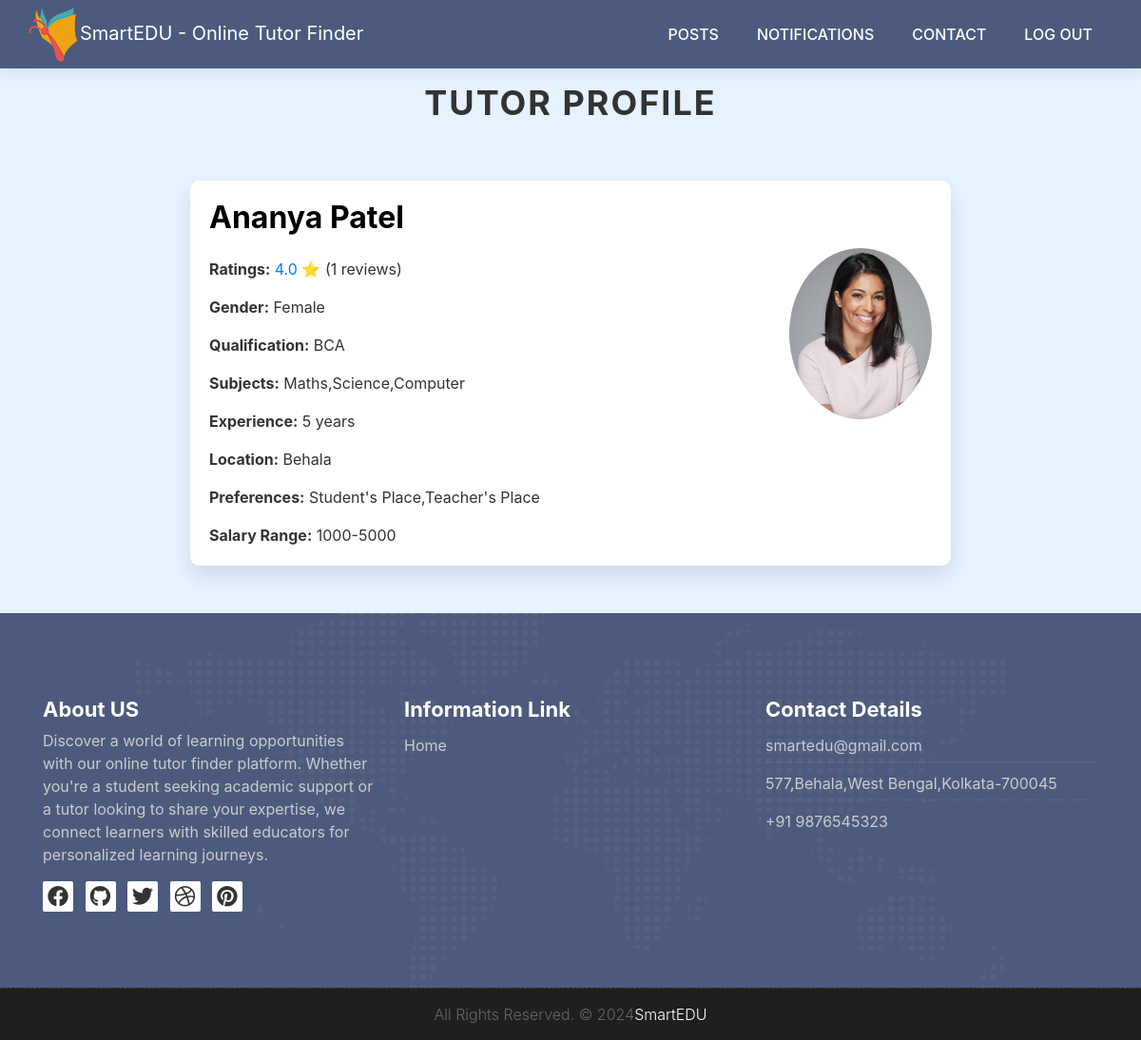
Screenshot of /teacher_profile.php?teacher_id=3 (signed in) with the database file from the repository.
### tables this page shows
CREATE TABLE `teachprofile` (
  `teid` int(11) NOT NULL,
  `name` varchar(255) NOT NULL,
  `timg` varchar(255) NOT NULL,
  `gender` varchar(255) NOT NULL,
  `qualification` varchar(255) NOT NULL,
  `subjects` varchar(255) NOT NULL,
  `experience` varchar(255) NOT NULL,
  `location` varchar(255) NOT NULL,
  `preferences` varchar(255) NOT NULL,
  `salary` varchar(255) NOT NULL,
  `request` tinyint(1) DEFAULT 0
);

### teacher_profile.php (the view, shortened to what this page needs)
<?php
include("data/db.php");
if(isset($_GET['teacher_id'])) {
    $teacher_id = $_GET['teacher_id'];
    $query = "SELECT * FROM teachprofile WHERE teid = ?";
    $stmt = $con->prepare($query);
    $stmt->bind_param("i", $teacher_id);
    $stmt->execute();
    $result = $stmt->get_result();
    if($result->num_rows > 0) {
        $row = $result->fetch_assoc();
        $teacher_id = $row['teid'];
        $ratings_query = "SELECT AVG(rating) AS avg_rating, COUNT(*) AS num_reviews FROM reviews WHERE teacher_id = $teacher_id";
        $ratings_result = $con->query($ratings_query);
        $ratings_row = $ratings_result->fetch_assoc();
        $avg_rating = $ratings_row['avg_rating'];
        $num_reviews = $ratings_row['num_reviews'];
        ?>
<!DOCTYPE html>
<html lang="en">
    <link rel="stylesheet" href="css/bootstrap.min.css">
    <link rel="stylesheet" href="style.css">
    <link rel="stylesheet" href="css/versions.css">
    <link rel="stylesheet" href="css/responsive.css">
    <link rel="stylesheet" href="css/custom.css">
<link href="https://cdnjs.cloudflare.com/ajax/libs/font-awesome/5.15.4/css/all.min.css" rel="stylesheet">
<link rel="stylesheet" href="https://stackpath.bootstrapcdn.com/bootstrap/4.5.2/css/bootstrap.min.css">
</head>
<body class="host_version">
<?php include("inc/tutornav.php"); ?>
        <h1>Tutor Profile</h1>
            <div class="container1">
            <div class="card mb-3">
                    <div class="card-body">
                    <h2 class="card-title">
                    <?php echo $row['name']; ?>
                    </h2>
                    <img src="pics/<?php echo $row['timg']; ?>" alt="Profile Picture" style="width:150px; border-radius: 50%; float: right; margin-left: 10px; margin-top: -10px;">
                    <p class="card-text"><strong>Ratings:</strong>
    <a href="ratings_reviews.php?teacher_id=<?php echo $teacher_id; ?>">
        <?php echo number_format($avg_rating, 1); ?> ⭐
    </a>
    (<?php echo $num_reviews; ?> reviews)
</p>
                    <p class="card-text"><strong>Gender:</strong> <?php echo $row['gender']; ?></p>
                    <p class="card-text"><strong>Qualification:</strong> <?php echo $row['qualification']; ?></p>
                    <p class="card-text"><strong>Subjects:</strong> <?php echo $row['subjects']; ?></p>
                    <p class="card-text"><strong>Experience:</strong> <?php echo $row['experience']; ?> years</p>
                    <p class="card-text"><strong>Location:</strong> <?php echo $row['location']; ?></p>
                    <p class="card-text"><strong>Preferences:</strong> <?php echo $row['preferences']; ?></p>
                    <p class="card-text"><strong>Salary Range:</strong> <?php echo $row['salary']; ?></p>
            </div>
                        </div>
</div>
    <div class="copyrights">
        <div class="container">
            <div class="footer-distributed">
                <div class="footer-center">
                    <p class="footer-company-name">All Rights Reserved. &copy; 2024<a href="index.php">SmartEDU</a></p>
                </div>
            </div>
        </div>
    </div>
</body>
</html>
<?php
    } else {
        echo "<p>No tutor found.</p>";
    }
} else {
    echo "<p>Teacher ID not provided.</p>";
}
?>

### style.css (style rules this page uses)
body { color: #333333; font-size: 14px; font-family: 'Rubik', sans-serif; line-height: 1.80857; }
html, body { height: 100%; }
a { color: #1f1f1f; text-decoration: none !important; outline: none !important; -webkit-transition: all .3s ease-in-out; -moz-transition: all .3s ease-in-out; -ms-transition: all .3s ease-in-out; -o-transition: all .3s ease-in-out; transition: all .3s ease-in-out; }
h1, h2, h3, h4, h5, h6 { letter-spacing: 0; font-weight: normal; position: relative; padding: 0 0 10px 0; font-weight: normal; line-height: 120% !important; color: #1f1f1f; margin: 0 }
h1 { font-size: 24px }
h2 { font-size: 22px }
h3 { font-size: 18px }
a { color: #1f1f1f; text-decoration: none; outline: none; }
a, .btn { text-decoration: none !important; outline: none !important; -webkit-transition: all .3s ease-in-out; -moz-transition: all .3s ease-in-out; -ms-transition: all .3s ease-in-out; -o-transition: all .3s ease-in-out; transition: all .3s ease-in-out; }
.footer { padding: 90px 0 80px !important; color: #cccccc; background:#4c5a7d url('images/world-map.png') no-repeat center; }
.footer .widget-title { position: relative; display: block; margin-bottom: 10px; }
.footer .widget-title h3 { color: #fff; font-weight: 700; font-size: 22px; padding: 0; margin: 0; line-height: 1 !important; }
.footer-links { list-style: none; padding: 0; }
.footer-links a { color: #cccccc; }
.footer-links li { margin-bottom: 5px; display: block; width: 100%; padding: 5px 0px; border-bottom: 1px dashed rgba(255, 255, 255, 0.1); }
.footer-links li:last-child { margin-bottom: 0; padding-bottom: 0; border: 0; }
.copyrights { border-top: 1px dashed rgba(255, 255, 255, 0.1); background-color: #1f1f1f; box-sizing: border-box; width: 100%; text-align: left; padding: 10px 0px; overflow: hidden; }
.footer-distributed .footer-company-name { font-weight: 300; margin: 0 10px; color: #666; padding: 5px 0px; }
.footer-distributed .footer-company-name a { color: #ffffff; }
.footer-links-soi { margin: 0px; padding: 0px; }
.footer-links-soi li { display: inline-block; }
.footer-links-soi li a { background: #ffffff; color: #333333; width: 32px; height: 32px; display: block; font-size: 22px; text-align: center; line-height: 32px; border-radius: 2px; }
.footer-links-soi li a i { -webkit-transition: all 0.6s ease; -o-transition: all 0.6s ease; transition: all 0.6s ease; }
.footer-center { text-align: center; }

### teacher_profile.php (style rules this page uses)
.container1 { max-width: 800px; margin: 50px auto; }
.card { margin-bottom: 20px; border: none; border-radius: 10px; box-shadow: 0px 10px 20px rgba(0, 0, 0, 0.1); }
.card-body { background-color: #fff; border-radius: 10px; padding: 20px; position: relative; overflow: hidden; z-index: 1; }
.card::before { content: ''; position: absolute; top: -20px; left: 0; width: 100%; height: 100%; border-radius: 10px; z-index: -1; transition: transform 0.5s ease; transform: translateY(50%) rotateX(20deg); opacity: 0.8; }
.card-title { color: black; font-weight: bold; }
.card-text { color: #333; }
h1 { text-align: center; margin-bottom: 20px; color: #333; font-size: 36px; font-weight: bold; text-transform: uppercase; letter-spacing: 2px; margin-top:15px; }
body { background-color: #e6f2ff; }

### rows the page displays
teachprofile: name "Ananya Patel", timg (picture), gender "Female", qualification "BCA", subjects "Maths,Science,Computer", experience "5", location "Behala", preferences "Student's Place,Teacher's Place", salary "1000-5000"

### other values shown
$avg_rating "4.0"
$num_reviews "1"
